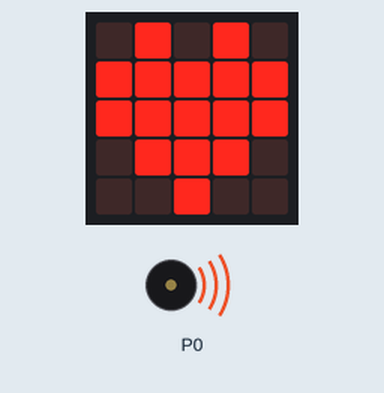
Recording of a program running on a simulated BBC micro:bit running MicroPython. On the bench: the board's 5×5 LED display, buzzer (waves = sounding). The 48×5 strip is a reading aid, not a part: it shows the text the display is scrolling, unrolled, one strip-width of it at a time.

Above: at 3.43 s.
At 10.6 s:
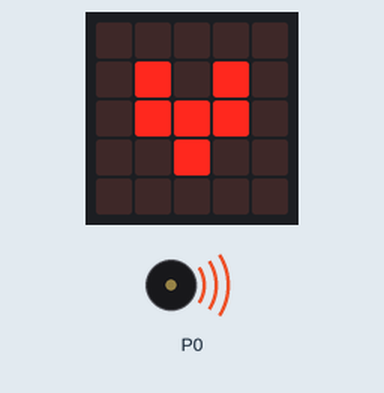
At 21.2 s:
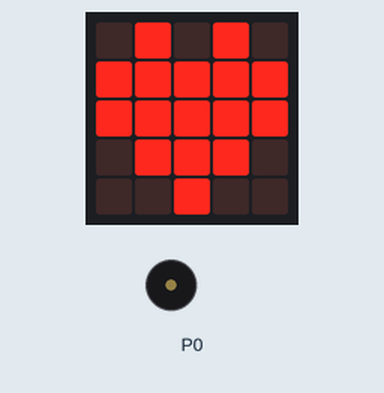
At 24.2 s:
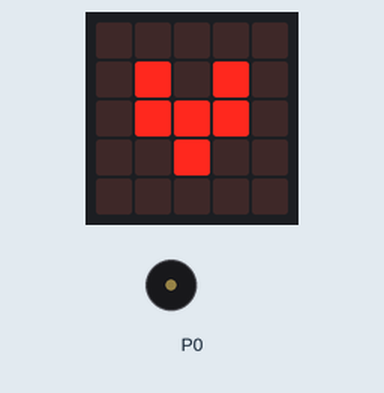
Timing chart, 0 to 40.0 s (numbered marks = the images above):
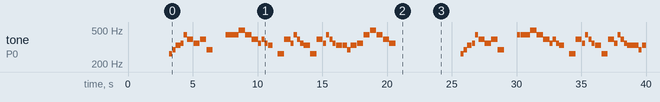

The program:

himnoAndalucia.py
```python
# Imports go at the top
from microbit import *
import music


texto= "Himno Andalucia";
notas = ['C4:2','D4:2', 'E4:3', 'F4:2', 'a4:2', 'g4:4',
       'f4#', 'g4:4', 'd4:4', '', '', 'a4:2', 'a4:2', 'a4:4',
       'b4','a4', 'g4:4', 'f4:2', 'g4', 'f4', 'e4:3', '', 'c4:4',
       'g4:4', 'f4:2', 'a4:2', 'g4:2', 'f4:2', 'e4:4',
       'C4:4', 'g4:4', 'F4:2', 'A4:2', 'G4:2', 'F4:2', 'E4:4', 'E4:3', 'D4:2',  'E4:4', 'F4:4', 'A4:4', 'b4', 'a4', 'g4', 'f4#'
        ,'','','','','','','','','','' ]

display.scroll(texto, delay=40)
music.play(notas, wait=False, loop=True)

while True:
    display.show(Image.HEART)
    sleep(1000)
    display.show(Image.HEART_SMALL)
    sleep(1000)
```

Measured:
- by itself, tone on P0: plays 262 Hz for 0.24 s, 294 Hz for 0.24 s, 330 Hz for 0.36 s, 349 Hz for 0.24 s, 440 Hz for 0.24 s, 392 Hz for 0.49 s … (78 notes in this stretch)
- what the display in image 0 shows lasts 1.0 s, from 3.2 s to 4.2 s
